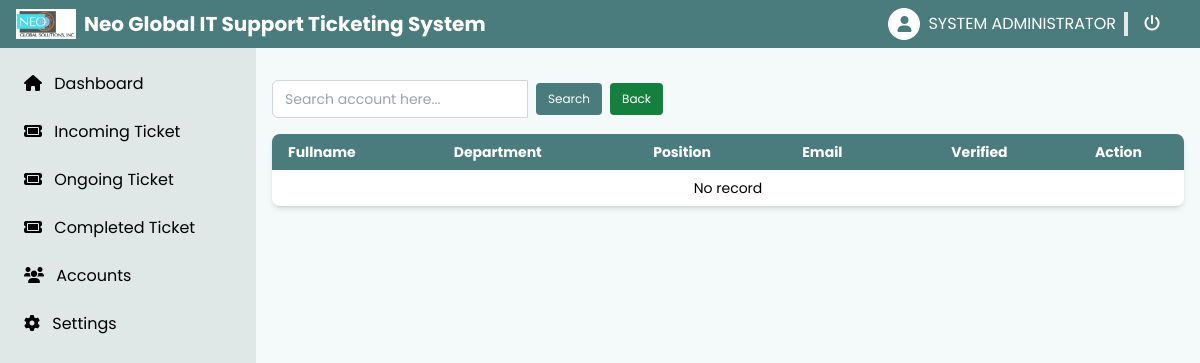
Page /view/admin/account.php (signed in) on the earlier database version.
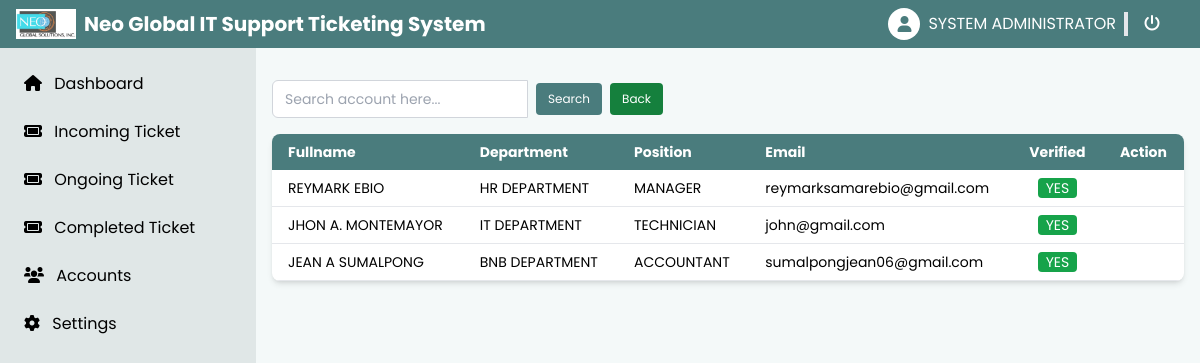
Same page on the later database version.
### tables this page shows
CREATE TABLE `account`  (
  `account_no` int NOT NULL AUTO_INCREMENT,
  `fullname` varchar(255) NULL DEFAULT NULL,
  `position` varchar(255) NULL DEFAULT NULL,
  `department` varchar(255) NULL DEFAULT NULL,
  `email` varchar(255) NULL DEFAULT NULL,
  `password` varchar(500) NULL DEFAULT NULL,
  `is_verified` varchar(255) NULL DEFAULT NULL,
  `verified_date` datetime NULL DEFAULT NULL,
  `date_added` datetime NULL DEFAULT NULL,
  `date_updated` datetime NULL DEFAULT NULL,
  PRIMARY KEY (`account_no`) USING BTREE
);

CREATE TABLE `department`  (
  `department_id` int NOT NULL AUTO_INCREMENT,
  `department_name` varchar(255) NULL DEFAULT NULL,
  `added_by` varchar(255) NULL DEFAULT NULL,
  `date_added` datetime NULL DEFAULT NULL,
  `date_updated` datetime NULL DEFAULT NULL,
  PRIMARY KEY (`department_id`) USING BTREE
);

CREATE TABLE `position`  (
  `position_id` int NOT NULL AUTO_INCREMENT,
  `position_name` varchar(255) NULL DEFAULT NULL,
  `added_by` varchar(255) NULL DEFAULT NULL,
  `date_added` datetime NULL DEFAULT NULL,
  `date_updated` datetime NULL DEFAULT NULL,
  PRIMARY KEY (`position_id`) USING BTREE
);

### database/config.php (called while the page is built, shortened)
<?php
class DatabaseConnector
{
    private $host = 'localhost';
    private $port = 3307;
    private $db = 'neo-ticketing';
    private $user = 'codegehan';
    private $pass = '!@#Admin123*';
    private $charset = 'utf8mb4';
    public $pdo;
    private function connect()
    {
        $dsn = "mysql:host={$this->host};port={$this->port};dbname={$this->db};charset={$this->charset}";
        $options = [
            PDO::ATTR_ERRMODE            => PDO::ERRMODE_EXCEPTION,
            PDO::ATTR_DEFAULT_FETCH_MODE => PDO::FETCH_ASSOC,
            PDO::ATTR_EMULATE_PREPARES   => false,
        ];
        try {
            $this->pdo = new PDO($dsn, $this->user, $this->pass, $options);
        } catch (\PDOException $e) {
            throw new \PDOException($e->getMessage(), (int)$e->getCode());
        }
    }
    public function closeConnection()
    {
        $this->pdo = null;
    }
    public function query($sql, $params = [])
    {
        try{
            $this->pdo->beginTransaction();
            $stmt = $this->pdo->prepare($sql);
            $result = $stmt->execute($params);
            if ($result) {
                $this->pdo->commit();
                return $stmt;
            } else {
                throw new \PDOException("Failed to execute request.");
            }
        } catch (\PDOException $e) {
            $this->pdo->rollBack();
            error_log("Database Error: " . $e->getMessage());
            return false;
        }
        finally {
            $this->closeConnection();
        }
    }
    public function fetchAll($sql, $params = [])
    {
        try {
            $stmt = $this->query($sql, $params);
            return $stmt->fetchAll();
        } finally {
            $this->closeConnection();
        }
    }
}

### view/admin/account.php (the view, shortened to what the changed rows need)
<?php
include('components/header.php');
include('components/s-navbar.php');
if(isset($_GET['searchKey'])) {
    $search_key = htmlspecialchars($_GET['searchKey'], ENT_QUOTES, 'UTF-8');
    $sql = "SELECT account_no, fullname, position, department, email, is_verified , department_name, position_name
            FROM account
            LEFT JOIN department ON account.department = department.department_id
            LEFT JOIN position ON account.position = position.position_id
            WHERE department > 0
            AND (fullname LIKE ? OR position LIKE ? OR department LIKE ? OR email LIKE ?)";
    $search_param = "%".$search_key."%";
    $accountLists = $db->fetchAll($sql, [$search_param, $search_param, $search_param, $search_param]);
} else {
    $sql = "SELECT account_no, fullname, position, department, email, is_verified , department_name, position_name
            FROM account
            LEFT JOIN department ON account.department = department.department_id
            LEFT JOIN position ON account.position = position.position_id
            WHERE department > 0";
    $accountLists = $db->fetchAll($sql);
}
?>
<div class="mx-auto w-full px-4 py-8 text-sm">
    <div class="bg-white shadow-md rounded-lg overflow-hidden">
        <table class="w-full">
            <thead class="bg-primary text-white">
                <tr>
                    <th class="px-4 py-2 text-left">Fullname</th>
                    <th class="px-4 py-2 text-left">Department</th>
                    <th class="px-4 py-2 text-left">Position</th>
                    <th class="px-4 py-2 text-left">Email</th>
                    <th class="px-4 py-2 text-center">Verified</th>
                    <th class="px-4 py-2 text-center">Action</th>
                </tr>
            </thead>
            <tbody>
                <?php if (count($accountLists) > 0): ?>
                    <?php foreach ($accountLists as $a): ?>
                        <tr class="border-b hover:bg-gray-100">
                            <td class="px-4 py-2"><?=$a['fullname'];?></td>
                            <td class="px-4 py-2"><?=$a['department_name'];?></td>
                            <td class="px-4 py-2"><?=$a['position_name'];?></td>
                            <td class="px-4 py-2"><?=$a['email'];?></td>
                            <td class="px-4 py-2 text-center"><span class="<?=$a['is_verified'] == 'YES' ? 'bg-green-600' : 'bg-red-300'?> text-white px-2 rounded"><?=$a['is_verified'];?></span></td>
                        </tr>
                    <?php endforeach; ?>
                <?php else: ?>
                    <tr>
                        <td colspan="6" class="px-4 py-2 text-center">No record</td>
                    </tr>
                <?php endif; ?>
            </tbody>
        </table>
    </div>
</div>
<?php
include('components/footer.php');
?>

Differences in the rows shown:
added account: fullname "REYMARK EBIO", department.department_name "HR DEPARTMENT", position.position_name "MANAGER", email "reymarksamarebio@gmail.com", is_verified "YES"
added account: fullname "JHON A. MONTEMAYOR", department.department_name "IT DEPARTMENT", position.position_name "TECHNICIAN", email "john@gmail.com", is_verified "YES"
added account: fullname "JEAN A SUMALPONG", department.department_name "BNB DEPARTMENT", position.position_name "ACCOUNTANT", email "sumalpongjean06@gmail.com", is_verified "YES"
Other differences:
text no longer shown: "No record"
